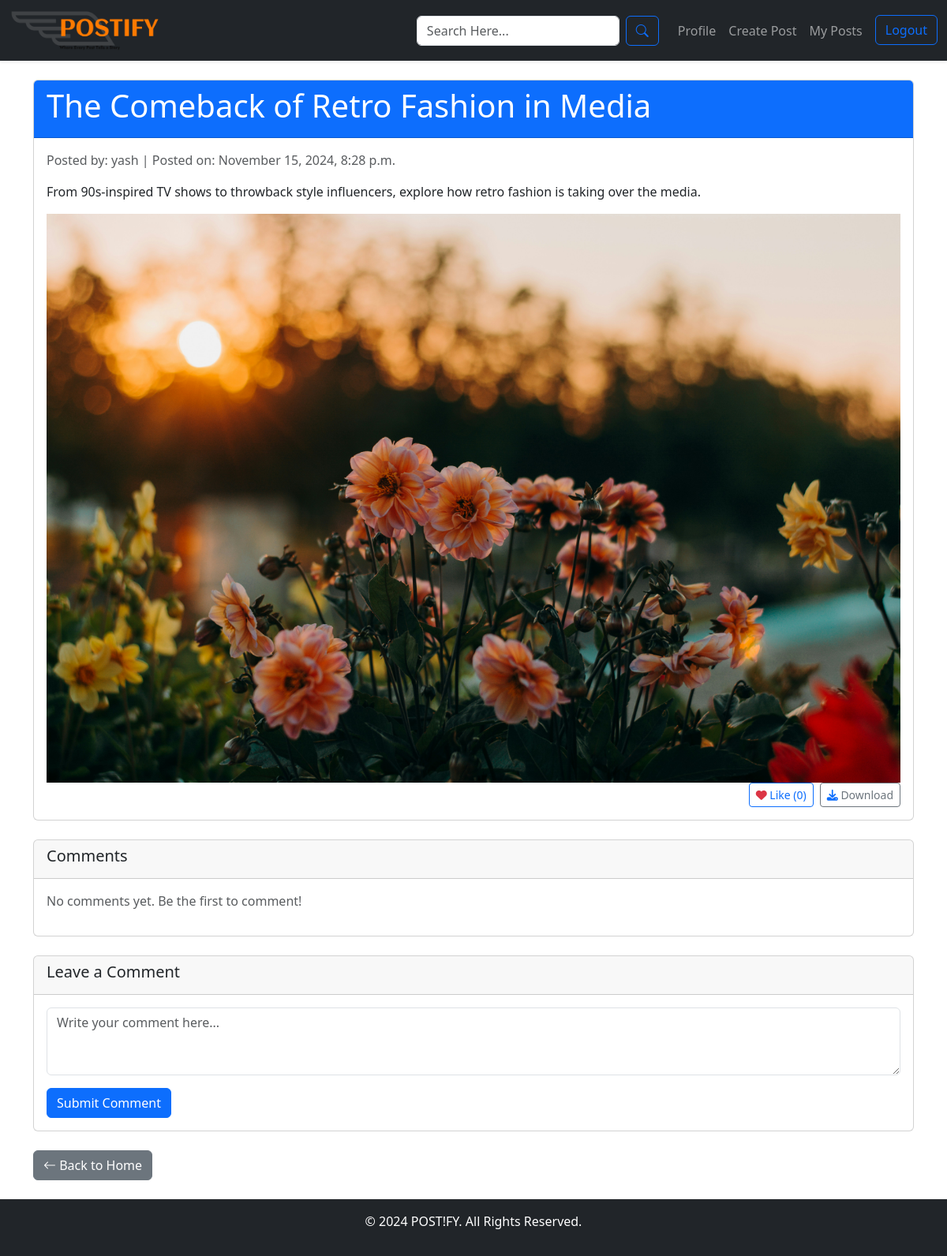
/post/8/ (signed in), run on the app's committed database.
### app/models.py (models this page shows, shortened)
class Post(models.Model):
    user = models.ForeignKey(User, on_delete=models.CASCADE)
    title = models.CharField(max_length=255)
    content = models.TextField()
    file = models.FileField(upload_to='post_files/', null=True, blank=True)
    created_at = models.DateTimeField(auto_now_add=True)
    def like_count(self):
        return self.likes.count()

### app/views.py (the view)
# urls.py: path('post/<int:post_id>/', views.post_detail, name='post_detail'),
def post_detail(request, post_id):
    post = get_object_or_404(Post, id=post_id)
    comments = post.comments.all()
    file_type = None
    if post.file:
        if post.file.url.endswith(('.jpg', '.jpeg', '.png')):
            file_type = 'image'
        elif post.file.url.endswith(('.mp4', '.webm')):
            file_type = 'video'
        elif post.file.url.endswith(('.mp3', '.wav')):
            file_type = 'audio'
    if request.method == "POST":
        comment_form = CommentForm(request.POST)
        if comment_form.is_valid():
            comment = comment_form.save(commit=False)
            comment.post = post
            comment.user = request.user
            comment.save()
            return redirect('post_detail', post_id=post.id)
    else:
        comment_form = CommentForm()
    return render(request, 'post_detail.html', {
        'post': post,
        'file_type': file_type,
        'comments': comments,
        'comment_form': comment_form
    })

### app/forms.py
class CommentForm(forms.ModelForm):
    class Meta:
        model = Comment
        fields = ['content']

### templates/post_detail.html (shortened to what this page needs)
{% extends "base.html" %}
{% block content %}
<div class="container mt-4">
    <div class="card">
        <div class="card-header bg-primary text-white">
            <h1>{{ post.title }}</h1>
        </div>
        <div class="card-body">
            <p class="text-muted">Posted by: {{ post.user.username }} | Posted on: {{ post.created_at|date:"F j, Y, g:i a" }}</p>
            <p>{{ post.content }}</p>
            {% if post.file %}
                <div class="mt-3">
                    {% if file_type == "image" %}
                        <img src="{{ post.file.url }}" class="img-fluid" alt="Image attachment">
                    {% elif file_type == "video" %}
                        <video controls class="w-100">
                            <source src="{{ post.file.url }}" type="video/mp4">
                            Your browser does not support the video tag.
                        </video>
                    {% elif file_type == "audio" %}
                        <audio controls class="w-100">
                            <source src="{{ post.file.url }}" type="audio/mpeg">
                            Your browser does not support the audio element.
                        </audio>
                    {% else %}
                        <a href="{{ post.file.url }}" download class="btn btn-outline-secondary mt-3">
                            <i class="bi bi-download"></i> Download Attachment
                        </a>
                    {% endif %}
                </div>
            {% endif %}
            <div class="d-flex justify-content-end">
                <a href="{% url 'like_post' post.id %}" class="btn btn-sm btn-outline-primary me-2">
                    <i class="fa-solid fa-heart text-danger"></i> Like ({{ post.like_count }})
                </a>
                <a href="{% url 'download_file' post.id %}" class="btn btn-sm btn-outline-secondary">
                    <i class="fa-solid fa-download text-primary"></i> Download
                </a>
            </div>
        </div>
    </div>
    <div class="card mt-4">
        <div class="card-header">
            <h5>Comments</h5>
        </div>
        <div class="card-body">
            {% if comments %}
                <ul class="list-unstyled">
                    {% for comment in comments %}
                        <li class="mb-3">
                            <strong>{{ comment.user.username }}</strong> <small class="text-muted">{{ comment.created_at|date:"F j, Y, g:i a" }}</small>
                            <p>{{ comment.content }}</p>
                        </li>
                    {% endfor %}
                </ul>
            {% else %}
                <p class="text-muted">No comments yet. Be the first to comment!</p>
            {% endif %}
        </div>
    </div>
    {% if user.is_authenticated %}
        <div class="card mt-4">
            <div class="card-header">
                <h5>Leave a Comment</h5>
            </div>
            <div class="card-body">
                <form method="post" action="{% url 'post_detail' post.id %}">
                    <div class="mb-3">
                        <textarea name="content" class="form-control" rows="3" placeholder="Write your comment here..." required></textarea>
                    </div>
                    <button type="submit" class="btn btn-primary">Submit Comment</button>
                </form>
            </div>
        </div>
    {% else %}
        <p class="mt-4">You need to <a href="{% url 'login' %}">log in</a> to comment on this post.</p>
    {% endif %}
    <div class="mt-4">
        <a href="{% url 'home' %}" class="btn btn-secondary"><i class="bi bi-arrow-left"></i> Back to Home</a>
    </div>
</div>
{% endblock %}

### data on the page
Post: title "The Comeback of Retro Fashion in Media", user.username "yash", created_at "November 15, 2024, 8:28 p.m.", content "From 90s-inspired TV shows to throwback style influencers, explore how retro fashion is taking over the media.", file (picture), like_count "0"
